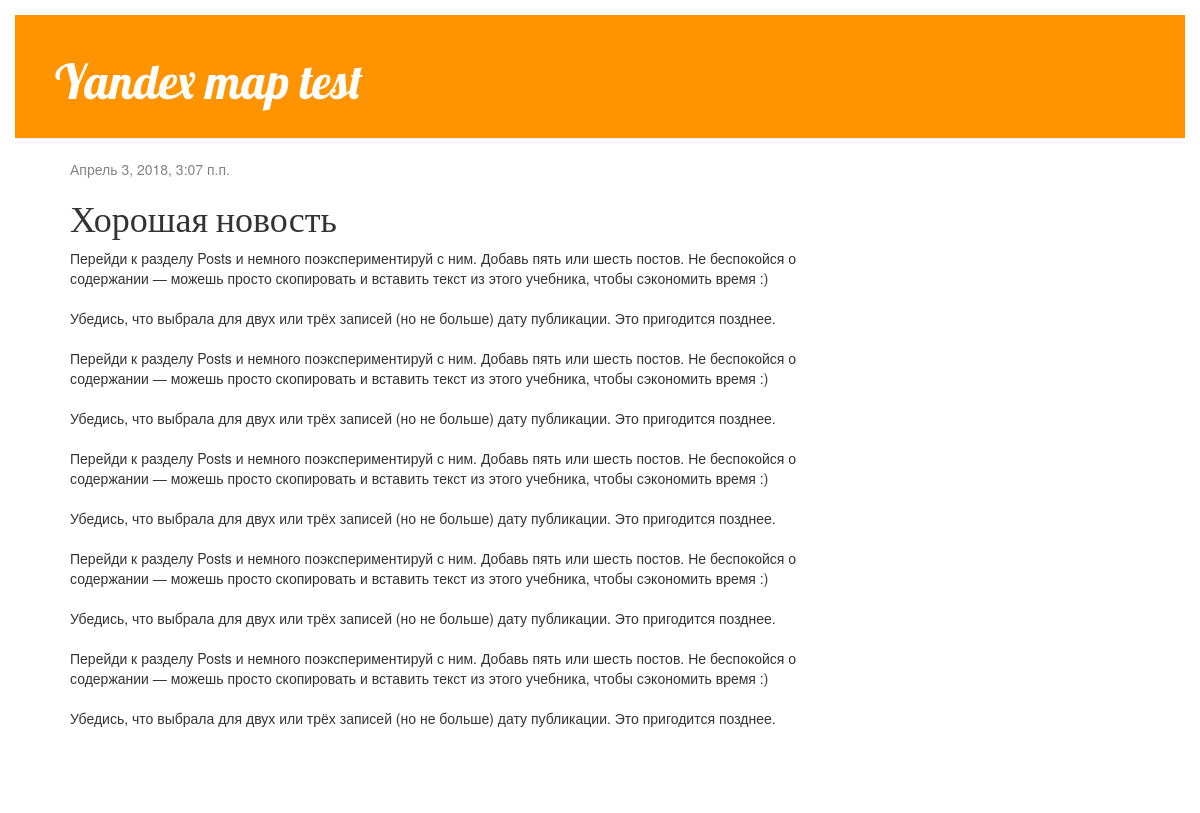
The app's page /post/2/ with its own data.
### blog/models.py (models this page shows, shortened)
class Post(models.Model):
    author = models.ForeignKey('auth.User', on_delete=models.CASCADE, help_text="Напишите кто редактор",verbose_name="Редактор")
    title = models.CharField(default='', max_length=250, help_text="Обязательно укажите название",verbose_name="Название")
    text = models.TextField(verbose_name="Описание")
    field7 = models.CharField(default='', max_length=210,verbose_name="Примечание")
    created_date = models.DateTimeField(default=timezone.now,verbose_name="Дата создания")
    published_date = models.DateTimeField(blank=True, null=True,verbose_name="Дата публикации")
    myBooleanField = models.BooleanField(default=True,verbose_name="Книга на русском")
    myDateField = models.DateField(default=timezone.now, blank=True,verbose_name="Просто дата")
    myDecimalField = models.DecimalField(default=10, decimal_places=2, max_digits=10,verbose_name="Вес в кг")
    FRESHMAN = 'FR'
    SOPHOMORE = 'SO'
    JUNIOR = 'JR'
    SENIOR = 'SR'
    BOSS = 'BO'
    YEAR_IN_SCHOOL_CHOICES = (
        (FRESHMAN, 'Freshman'),
        (SOPHOMORE, 'Sophomore'),
        (JUNIOR, 'Junior'),
        (SENIOR, 'Senior'),
		(BOSS, 'Yuraz'),
    )
    mySelectCharField = models.CharField(max_length=2,
                                      choices=YEAR_IN_SCHOOL_CHOICES,
                                      default=BOSS,verbose_name="Рецензент")
    myEmailField1 = models.EmailField(default='', blank=True,verbose_name="Почта 1")
    myEmailField2 = models.EmailField(default='mail@mail.ru',verbose_name="Почта 2")
    myIPAddressField = models.GenericIPAddressField(default='', null=True, blank=True)
    myURLField = models.URLField(default='', null=True, blank=True)
    myImageField = models.ImageField(upload_to = 'pic_folder/', default = 'pic_folder/no-img.jpg', null=True, blank=True,verbose_name="Картинка")
    keywords = models.ManyToManyField(Keyword, blank=True)

### blog/views.py (the view)
# urls.py: url(r'^post/(?P<pk>\d+)/$', views.post_detail, name='post_detail'),
def post_detail(request, pk):
    post = get_object_or_404(Post, pk=pk)
    return render(request, 'blog/post_detail.html', {'post': post})

### blog/templates/blog/post_detail.html
{% extends 'blog/base.html' %}
{% block content %}
    <div class="post">
        {% if post.published_date %}
            <div class="date">
                {{ post.published_date }}
            </div>
        {% endif %}
        <h1>{{ post.title }}</h1>
        <p>{{ post.text|linebreaksbr }}</p>
    </div>
{% endblock %}

### blog/static/css/blog.css (style rules this page uses)
body { padding: 15px; }
h1, h2, h3, h4 { font-family: 'Lobster', cursive; }
.date { color: #828282; }
.post { margin-bottom: 70px; }

### records on screen
Post: published_date "Апрель 3, 2018, 3:07 п.п.", title "Хорошая новость", text "Перейди к разделу Posts и немного поэкспериментируй с ним. Добавь пять или шесть постов. Не беспокойся о содержании — можешь просто скопировать и вставить текст из этого учебника, чтобы сэкономить время :) Убедись, что выбрала для двух или трёх записей (но не больше) дату публикации. Это пригодится позднее. Перейди к разделу Posts и немного поэкспериментируй с ним. Добавь пять или шесть постов. Не беспокойся о содержании — можешь просто скопировать и вставить текст из этого учебника, чтобы сэкономить время :) Убедись, что выбрала для двух или трёх записей (но не больше) дату публикации. Это пригодится позднее. Перейди к разделу Posts и немного поэкспериментируй с ним. Добавь пять или шесть…"
